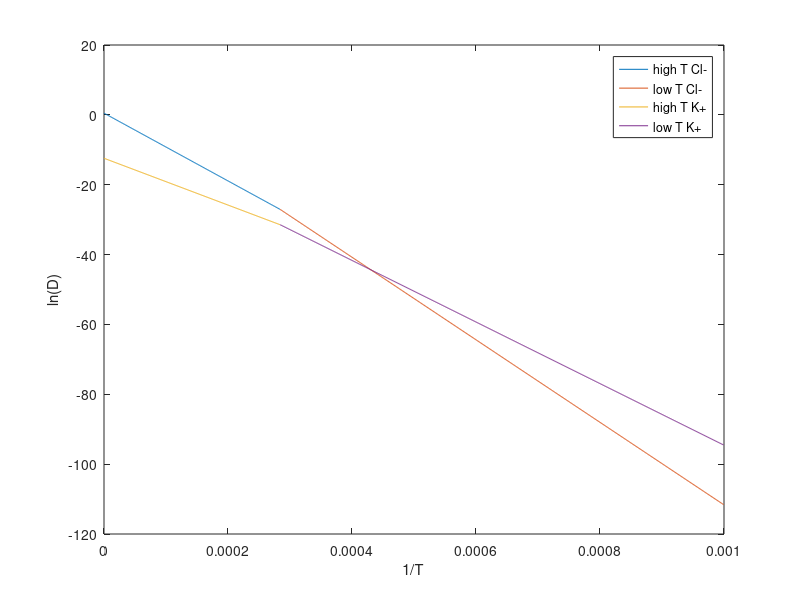

Write MATLAB code to recreate this figure.

x1=0:1e-6:2.842e-4;

y1 = log(0.027 .* exp(4.1) .* exp(-97000.*x1));

slope1 = (y1(end)-y1(1))/ (x1(end)-x1(1));

plot(x1,y1)

hold on;

x2 = 2.842e-4: 1e-6: 1e-3;

y2 = log(exp(4.1 + 2.406) .* exp((-97000.*x2)-(21169.*x2)));

slope2 = (y2(end)-y2(1))/ (x2(end)-x2(1));

plot(x2,y2)

hold on;

x1=0:1e-6:2.842e-4;

y1 = log(1e-5 * 0.027 .* exp(2.7) .* exp(-67000.*x1));

slope3 = (y1(end)-y1(1))/ (x1(end)-x1(1));

plot(x1,y1)

hold on;

x2 = 2.842e-4: 1e-6: 1e-3;

y2 = log(1e-5 * exp(2.7 + 2.406) .* exp((-67000.*x2)-(21169.*x2)));

slope4 = (y2(end)-y2(1))/ (x2(end)-x2(1));

plot(x2,y2)

xlabel('1/T')
ylabel('ln(D)')

legend('high T Cl-', 'low T Cl-', 'high T K+', 'low T K+');
  